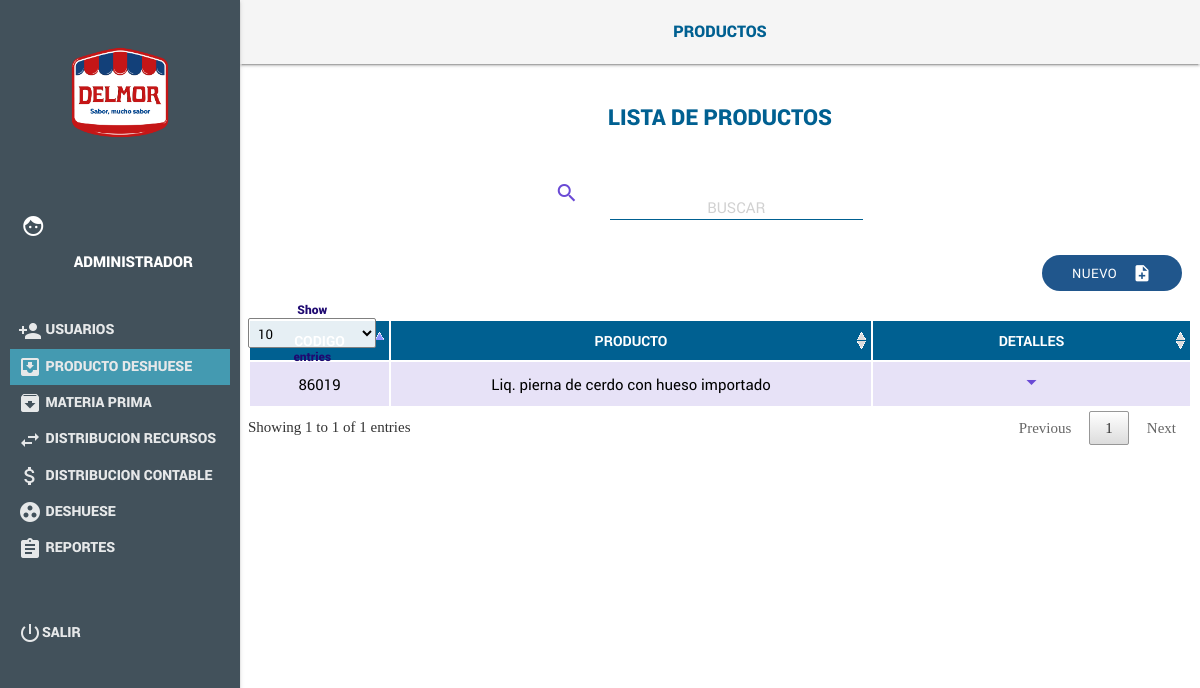
Page /index.php/Productos on the committed database.
### tables this page shows
CREATE TABLE `productosdh` (
  `IdProductodh` int(255) NOT NULL AUTO_INCREMENT,
  `Codigo` int(255) DEFAULT NULL,
  `Producto` varchar(255) DEFAULT NULL,
  `Materia_prima` int(255) DEFAULT NULL,
  `Descripcion` varchar(255) DEFAULT NULL,
  `Calculo_base` double(255,3) DEFAULT NULL,
  PRIMARY KEY (`IdProductodh`) USING BTREE
);

### application/controllers/ProductosDH_controller.php (called while the page is built, shortened)
<?php
class ProductosDH_controller extends CI_Controller
{
  function __construct()
  {
    $this->load->library("session");
    $this->load->model("ProductosDH_model");
  }
  public function index()
  {
    $data["prod"] = $this->ProductosDH_model->getProductos();
    $this->load->view("header/header");
    $this->load->view("pages/menu");
    $this->load->view("ProductosDH/ProductosDH",$data);
    $this->load->view("footer/footer");
    $this->load->view("jsview/jsProductos");
  }
}
?>

### index.php (called while the page is built, shortened)
<?php
require_once BASEPATH.'core/CodeIgniter.php';

### application/models/ProductosDH_model.php (called while the page is built, shortened)
<?php
class ProductosDH_model extends CI_Model
{
  public function getProductos()
  {
    $this->db->group_by("Codigo");
    $query = $this->db->get("productosdh");
    if ($query->num_rows() > 0) {
      return $query->result_array();
    }
    return 0;
  }
}
?>

### application/views/ProductosDH/ProductosDH.php (the view, shortened to what this page needs)
<header class="demo-header mdl-layout__header ">
    <div class="centrado  ColorHeader"><span class=" title"><?php echo $this->uri->segment(1);?></span></div>
</header>
<main class="mdl-layout__content mdl-color--grey-100">
    <div class="mdl-grid demo-content">
        <div class="row TextColor center">lista de <?php echo $this->uri->segment(1);?></div>
        <div class="row" style="width:100%">
            <div class="container">
                <div class="Buscar row column">
                    <div class="col s1 m1 l1 offset-l3 offset-m2"><i class="material-icons ColorS">search</i></div>
                    <div class="input-field col s11 m6 l5">
                        <input  id="searchMain" type="text" placeholder="Buscar" class="validate mayuscula">
                    </div>
                </div>
            </div>
            <div style="margin-right: 10px; margin-bottom: 10px;" class="right m12" id="">
                <button id="newProd" class="Btnadd btn waves-effect waves-light">Nuevo
                    <i class="material-icons right">note_add</i>
                </button>
            </div>
            <div class="row center">
                <table class="table striped RobotoR" id="tblProductosdh">
                    <thead>
                    <tr>
                        <th>Codigo</th>
                        <th>Producto</th>
                        <th>Detalles</th>
                    </tr>
                    </thead>
                    <tbody>
                        <?php
                          if (!$prod) {
                          }else{
                            foreach ($prod as $key) {
                              echo "
                                <tr>
                                    <td>".$key["Codigo"]."</td>
                                    <td>".$key["Producto"]."</td>
                                    <td class='center detalles'>
                                      <i id='more".$key["Codigo"]."' class='material-icons'>arrow_drop_down</i>
                                      <i id='less".$key["Codigo"]."' style='display:none;' class='material-icons'>arrow_drop_up</i>
                                        <div id='loader".$key['Codigo']."' style='display:none;' class='preloader-wrapper small active'>
                                            <div class='spinner-layer spinner-blue-only'>
                                                <div style='overflow: visible!important;' class='circle-clipper left'>
                                                    <div class='circle'></div>
                                                </div>
                                                <div class='gap-patch'>
                                                    <div class='circle'></div>
                                                </div>
                                                <div style='overflow: visible!important;' class='circle-clipper right'>
                                                    <div class='circle'></div>
                                                </div>
                                            </div>
                                        </div>
                                    </td>
                                </tr>
                              ";
                            }
                          }
                        ?>
                    </tbody>
                </table>
            </div>
        </div>
    </div>
</main>

### assets/js/fuente.css (style rules this page uses)
.material-icons { font-family: 'Material Icons'; font-weight: normal; font-style: normal; font-size: 24px; display: inline-block; line-height: 1; text-transform: none; letter-spacing: normal; word-wrap: normal; white-space: nowrap; direction: ltr; -webkit-font-smoothing: antialiased; text-rendering: optimizeLegibility; -moz-osx-font-smoothing: grayscale; font-feature-settings: 'liga'; }

### assets/css/styles.css (style rules this page uses)
.ColorHeader { background: whitesmoke; color: #006091; margin-top: 20px; text-align: center; }
.title { font-family: 'robotoblack'; color: #006091; font-size: 16px; text-transform: uppercase; font-weight: 500; }
.TextColor { color: #006091; font-family: 'robotoblack'; font-size: 22px; margin-top: 30px; text-transform: uppercase; }
.column { margin-top: 30px; }
.Btnadd { text-align: center; border-radius: 20px; background: #20568c; font-family: 'robotoregular'; font-weight: 500; font-size: 13px; transition: 0.5s; }
.ColorS { color: #6a4ad5; }
table tr:nth-child(odd) { background-color: #e7e2f7 !important; }
table th { background: #006091; color: #fff; font-size: 14px; font-family: 'robotobold'; }
.detalles { color: #6a4ad5; font-family: 'robotoregular'; font-size: 14px; }
.RobotoR { font-family: 'robotoregular'; }
.mayuscula { text-transform: uppercase !important; }
.row { width: 100% !important; }
table { border-collapse: separate !important; border-spacing: 1px; }
table thead tr th { text-transform: uppercase; }

### rows in the picture
productosdh: Codigo "86019", Producto "Liq. pierna de cerdo con hueso importado"

### other values in the picture
$this->uri->segment(1) "PRODUCTOS"
